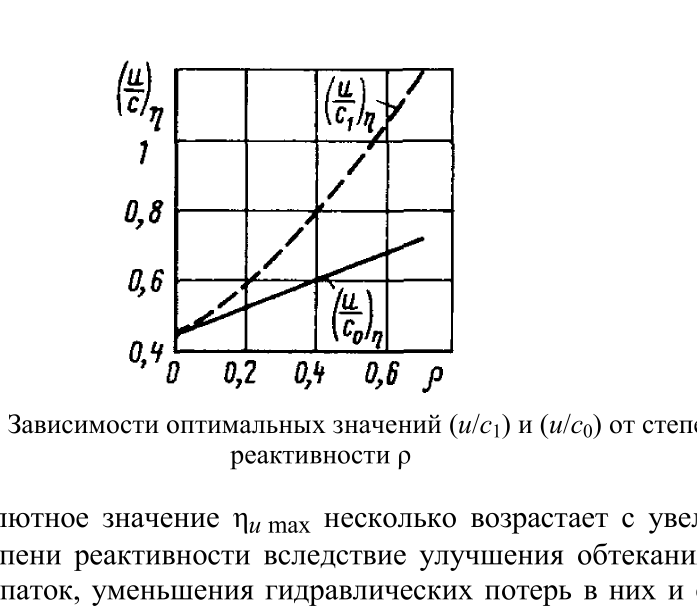
#> input picture turbine_prompt_assets/fig18_u_ratios.png, 2091 x 1848 px (shown at 1/3 size)
$ python plot_user_digitization.py
#> lines starting #> are read from the running program, lines starting #| are printed output that depends on the picture; after the words box and inside, x2 and y2 are one past the last pixel; in counts of white or black regions, pixels touching at a corner belong together
"""Графики по оцифровке пользователя (рис. 18/19, таблица с. 58).

Данные — в turbine_prompt_assets/fig18_user.csv, fig19_user.csv,
rho_lD_tab58.csv. Скрипт только строит графики; constraints.py не меняет.
Запуск в контейнере (там есть scipy):
    python Turbinis-Calc/plot_user_digitization.py
"""
from __future__ import annotations

from pathlib import Path

import numpy as np
import matplotlib

matplotlib.use("Agg")
import matplotlib.pyplot as plt
from PIL import Image
from scipy.interpolate import PchipInterpolator as CubicSpline

ASSETS = Path(__file__).resolve().parent.parent / "turbine_prompt_assets"
OUT = ASSETS

# ---------------------------------------------------------------- fig 18
d18 = np.loadtxt(ASSETS / "fig18_user.csv", delimiter=",", skiprows=3)
rho18, uc0, uc1 = d18[:, 0], d18[:, 1], d18[:, 2]
rho_fine = np.linspace(0.0, 0.7, 300)
uc0_fit = 0.45 + 0.375 * rho18
uc1_fit = uc0_fit / (0.97 * np.sqrt(1.0 - rho18))

fig, ax = plt.subplots(figsize=(8.2, 5.6))
ax.plot(rho18, uc0, "o-", color="tab:red", lw=1.8, ms=6, label="(u/c₀)η — данные пользователя")
ax.plot(rho18, uc1, "s--", color="tab:blue", lw=1.8, ms=6, label="(u/c₁)η — данные пользователя")
ax.plot(rho_fine, 0.45 + 0.375 * rho_fine, ":", color="darkred", lw=1.3,
        label="(u/c₀)η = 0.45 + 0.375ρ")
ax.plot(rho_fine, (0.45 + 0.375 * rho_fine) / (0.97 * np.sqrt(1 - rho_fine)),
        ":", color="navy", lw=1.3, label="(u/c₁)η = (u/c₀)η/(φ√(1−ρ)), φ=0.97")
for x, y, txt in ((0.2, 0.6, "(0.2; 0.6)"), (0.4, 0.6, "(0.4; 0.6)"), (0.4, 0.8, "(0.4; 0.8)")):
    ax.plot(x, y, "k*", ms=13, zorder=5)
    ax.annotate(txt, (x, y), textcoords="offset points", xytext=(8, 6), fontsize=9)
ax.set_xlim(0, 0.75)
ax.set_ylim(0.4, 1.25)
ax.set_xlabel("ρ")
ax.set_ylabel("(u/c)η")
ax.grid(True, alpha=0.35)
ax.legend(fontsize=8, loc="upper left")
ax.set_title("Рис. 18 — данные пользователя (с. 53)")
fig.tight_layout()
fig.savefig(OUT / "fig18_user.png", dpi=180)
#> figure, not shown here; curve peaks at x = 0.7, y = 0.712
fig.savefig(OUT / "fig18_user.pdf")
plt.close(fig)

# ---------------------------------------------------------------- fig 18 overlay
im18 = Image.open(ASSETS / "fig18_u_ratios.png").crop((528, 206, 1356, 1050))
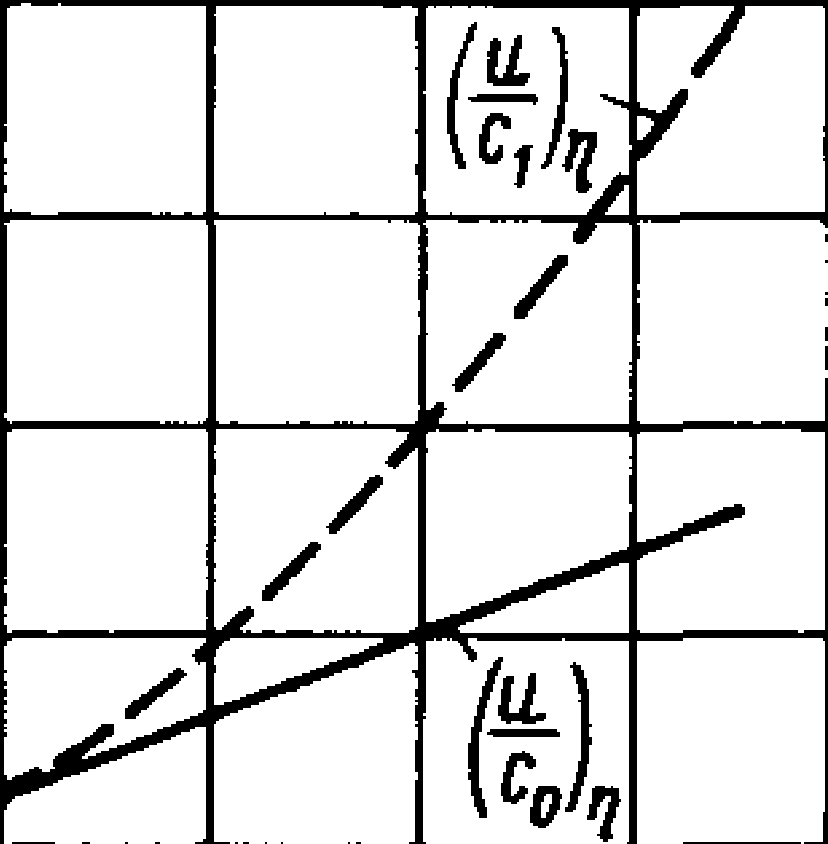
#> im18: PIL image 828x844 RGB; 87.8% white; 37 black regions (11 under 20 px), largest, box (x1, y1, x2, y2) and area: (0, 0, 828, 844) 66326, (468, 657, 503, 818) 1526, (565, 662, 592, 812) 1358
fig, ax = plt.subplots(figsize=(7.2, 5.6))
ax.imshow(im18, extent=[0.0, 0.8, 0.4, 1.2], aspect="auto")
ax.plot(rho18, uc0, "o-", color="red", lw=1.4, ms=4, label="(u/c₀)η — данные")
ax.plot(rho18, uc1, "s--", color="blue", lw=1.4, ms=4, label="(u/c₁)η — данные")
for x, y in ((0.2, 0.6), (0.4, 0.6), (0.4, 0.8)):
    ax.plot(x, y, "k*", ms=11)
ax.set_xlim(0, 0.8)
ax.set_ylim(0.4, 1.2)
ax.set_xlabel("ρ")
ax.set_ylabel("(u/c)η")
ax.legend(fontsize=8, loc="upper left")
ax.set_title("Рис. 18 — накладка на оригинал (рамка 0…0.8 × 0.4…1.2)")
fig.tight_layout()
fig.savefig(OUT / "fig18_user_overlay.png", dpi=180)
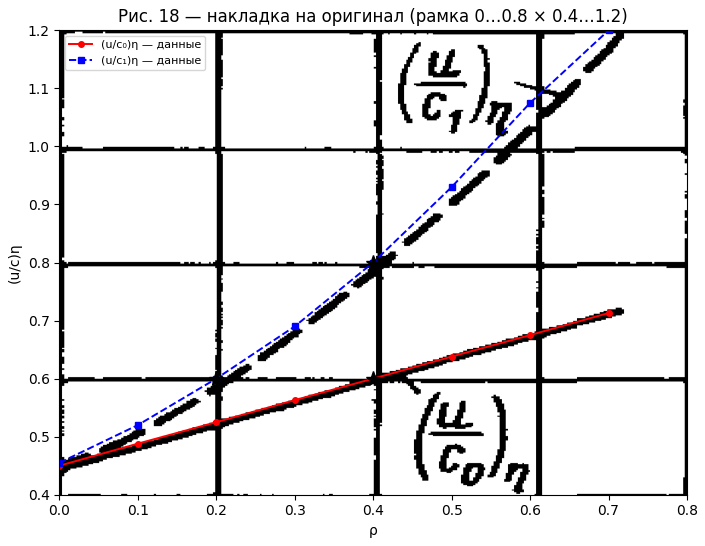
#> figure drawn by matplotlib, 1 panel
fig.savefig(OUT / "fig18_user_overlay.pdf")
plt.close(fig)

# ---------------------------------------------------------------- fig 19
long = np.loadtxt(ASSETS / "fig19_user.csv", delimiter=",", skiprows=3)
series = {}
for r in np.unique(long[:, 0]):
    m = long[:, 0] == r
    series[float(r)] = (long[m, 1], long[m, 2])

fig, ax = plt.subplots(figsize=(8.2, 5.8))
colors = {0.0: "tab:blue", 0.3: "tab:orange", 0.5: "tab:green"}
for r, (x, y) in series.items():
    order = np.argsort(x)
    x, y = x[order], y[order]
    ax.plot(x, y, "o", color=colors[r], ms=6, label=f"ρ = {r:g} — точки")
    if len(x) >= 4:
        spl = CubicSpline(x, y)
        xx = np.linspace(x.min(), x.max(), 300)
        ax.plot(xx, spl(xx), "-", color=colors[r], lw=1.2, alpha=0.8)
arrow = dict(arrowstyle="-", lw=0.6, color="gray")
ax.plot(0.465, 0.800, "k*", ms=12)
ax.annotate("ρ=0: max 0.800\nпри 0.465", (0.465, 0.800), xytext=(0.245, 0.845),
            textcoords="data", fontsize=8, arrowprops=arrow)
ax.plot(0.6, 0.7, "k*", ms=12)
ax.annotate("узел (0.6; 0.7)", (0.6, 0.7), xytext=(0.50, 0.655),
            textcoords="data", fontsize=8, arrowprops=arrow)
ax.plot(0.56, 0.848, "k*", ms=12)
ax.annotate("ρ=0.3: max 0.848\nпри 0.56", (0.56, 0.848), xytext=(0.255, 0.885),
            textcoords="data", fontsize=8, arrowprops=arrow)
ax.plot(0.63, 0.836, "k*", ms=12)
ax.annotate("пересечение ρ=0.3 и ρ=0.5\n(0.63; 0.836)", (0.63, 0.836),
            xytext=(0.70, 0.885), textcoords="data", fontsize=8, arrowprops=arrow)
ax.set_xlim(0.2, 1.0)
ax.set_ylim(0.48, 0.90)
ax.set_xlabel("u/c₀")
ax.set_ylabel("η_u")
ax.grid(True, alpha=0.35)
ax.legend(fontsize=8, loc="lower left")
ax.set_title("Рис. 19 — данные пользователя (с. 54); линии — PCHIP")
fig.tight_layout()
fig.savefig(OUT / "fig19_user.png", dpi=180)
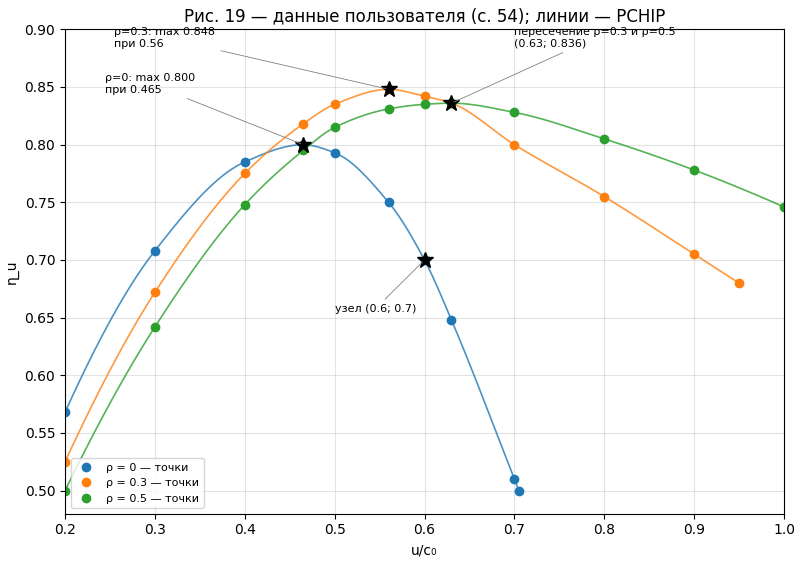
#> figure drawn by matplotlib, 1 panel; curve peaks at x = 0.465, y = 0.8; curve peaks at x = 0.465, y = 0.8; curve peaks at x = 0.56, y = 0.848
fig.savefig(OUT / "fig19_user.pdf")
plt.close(fig)

# ---------------------------------------------------------------- fig 19 overlay
im19 = Image.open(ASSETS / "fig19_eta_u.png").crop((414, 138, 1872, 874))
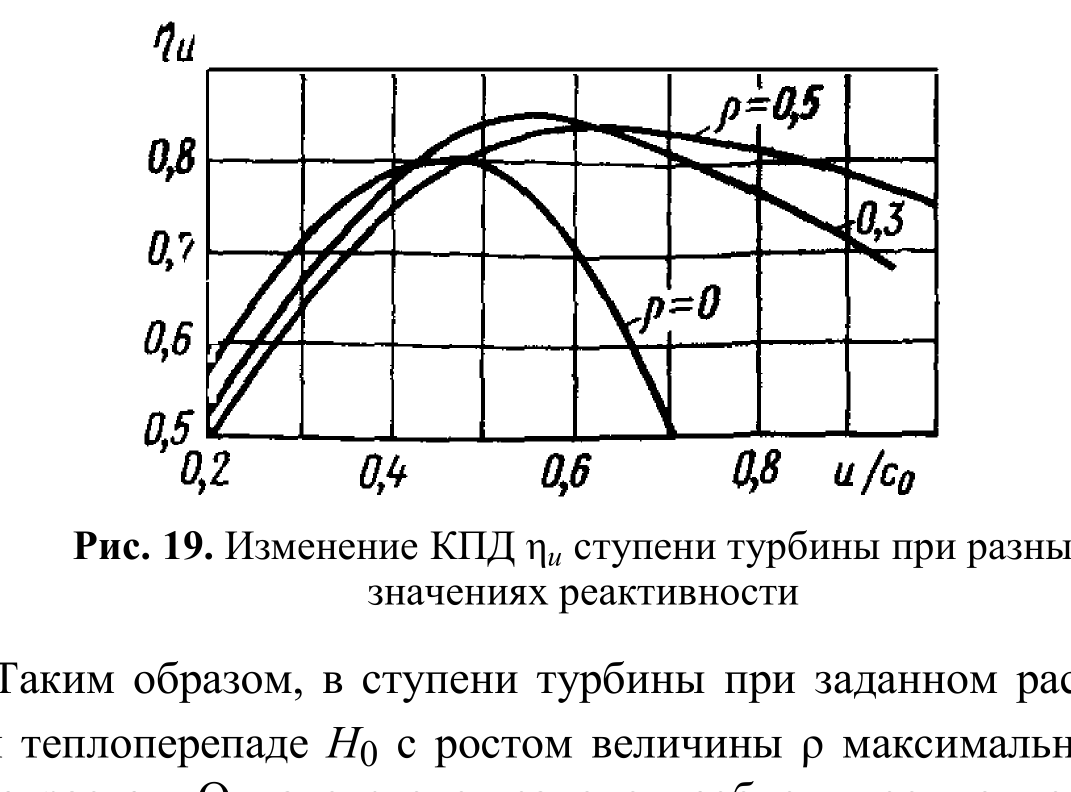
#> input picture turbine_prompt_assets/fig19_eta_u.png, 2142 x 1584 px (shown at 1/2 size)
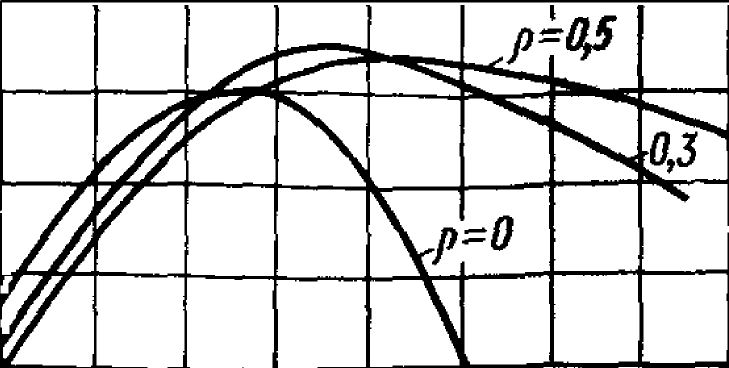
#> im19: PIL image 1458x736 RGB (shown at 1/2 size); 84.4% white; 14 black regions (1 under 20 px), largest, box (x1, y1, x2, y2) and area: (0, 0, 1458, 736) 154829, (1132, 31, 1234, 121) 3847, (982, 431, 1027, 502) 1674
fig, ax = plt.subplots(figsize=(7.4, 5.8))
ax.imshow(im19, extent=[0.2, 1.0, 0.5, 0.9], aspect="auto")
for r, (x, y) in series.items():
    order = np.argsort(x)
    x, y = x[order], y[order]
    ax.plot(x, y, "o-", color=colors[r], ms=4, lw=1.1, label=f"ρ = {r:g}")
    if len(x) >= 4:
        spl = CubicSpline(x, y)
        xx = np.linspace(x.min(), x.max(), 300)
        ax.plot(xx, spl(xx), "-", color=colors[r], lw=1.0, alpha=0.7)
ax.set_xlim(0.2, 1.0)
ax.set_ylim(0.5, 0.9)
ax.set_xlabel("u/c₀")
ax.set_ylabel("η_u")
ax.legend(fontsize=8, loc="lower left")
ax.set_title("Рис. 19 — накладка на оригинал (рамка 0.2…1.0 × 0.5…0.9)")
fig.tight_layout()
fig.savefig(OUT / "fig19_user_overlay.png", dpi=180)
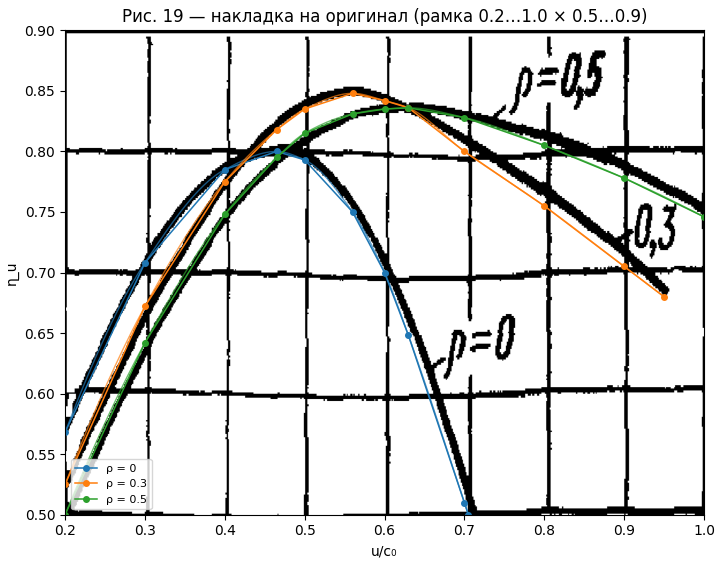
#> figure drawn by matplotlib, 1 panel
fig.savefig(OUT / "fig19_user_overlay.pdf")
plt.close(fig)

# ---------------------------------------------------------------- table p.58
tab = np.loadtxt(ASSETS / "rho_lD_tab58.csv", delimiter=",", skiprows=2)
lD, rho = tab[:, 0], tab[:, 1]
fig, ax = plt.subplots(figsize=(6.6, 4.4))
ax.plot(lD, rho, "o-", color="tab:purple", ms=7)
for x, y, s in zip(lD, rho, ["1/9", "1/6", "1/4", "1/3"]):
    ax.annotate(f"{s}\nρ={y:g}", (x, y), textcoords="offset points", xytext=(6, -14), fontsize=8)
ax.set_xlabel("l_т/D_т")
ax.set_ylabel("ρ_ср")
ax.grid(True, alpha=0.35)
ax.set_title("Таблица с. 58: ρ_ср от l_т/D_т")
fig.tight_layout()
fig.savefig(OUT / "rho_lD_tab58.png", dpi=180)
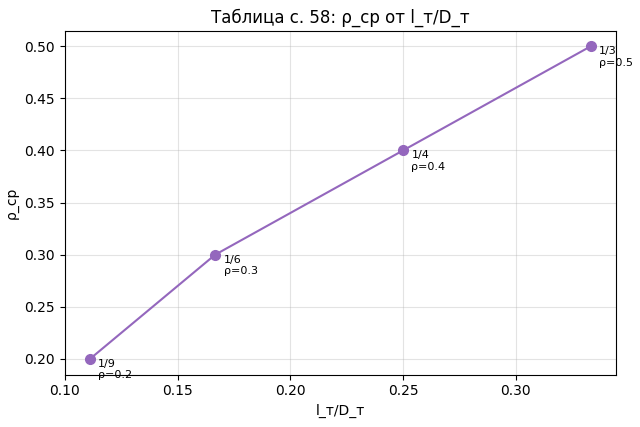
#> figure drawn by matplotlib, 1 panel
fig.savefig(OUT / "rho_lD_tab58.pdf")
plt.close(fig)

print("Сохранено в", OUT)
for f in ("fig18_user.png", "fig18_user_overlay.png", "fig19_user.png",
          "fig19_user_overlay.png", "rho_lD_tab58.png"):
    print(" ", f)
